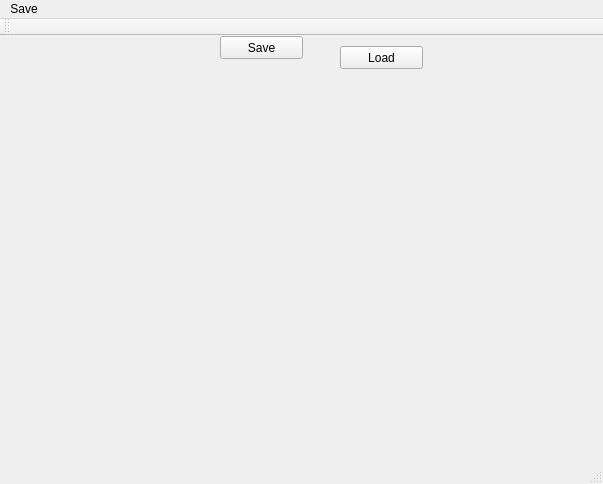
<?xml version="1.0" encoding="UTF-8"?>
<ui version="4.0">
 <class>MainWindow</class>
 <widget class="QMainWindow" name="MainWindow">
  <property name="geometry">
   <rect>
    <x>0</x>
    <y>0</y>
    <width>603</width>
    <height>484</height>
   </rect>
  </property>
  <property name="windowTitle">
   <string>MainWindow</string>
  </property>
  <widget class="CanvasWidget" name="canvas">
   <widget class="QPushButton" name="saveButton">
    <property name="geometry">
     <rect>
      <x>220</x>
      <y>0</y>
      <width>83</width>
      <height>23</height>
     </rect>
    </property>
    <property name="text">
     <string>Save</string>
    </property>
   </widget>
   <widget class="QPushButton" name="loadButton">
    <property name="geometry">
     <rect>
      <x>340</x>
      <y>10</y>
      <width>83</width>
      <height>23</height>
     </rect>
    </property>
    <property name="text">
     <string>Load</string>
    </property>
   </widget>
  </widget>
  <widget class="QMenuBar" name="menuBar">
   <property name="geometry">
    <rect>
     <x>0</x>
     <y>0</y>
     <width>603</width>
     <height>20</height>
    </rect>
   </property>
   <widget class="QMenu" name="save">
    <property name="title">
     <string>Save</string>
    </property>
   </widget>
   <addaction name="save"/>
  </widget>
  <widget class="QToolBar" name="mainToolBar">
   <attribute name="toolBarArea">
    <enum>TopToolBarArea</enum>
   </attribute>
   <attribute name="toolBarBreak">
    <bool>false</bool>
   </attribute>
  </widget>
  <widget class="QStatusBar" name="statusBar"/>
  <action name="saveSprite">
   <property name="text">
    <string>Save Sprite</string>
   </property>
  </action>
 </widget>
 <layoutdefault spacing="6" margin="11"/>
 <customwidgets>
  <customwidget>
   <class>CanvasWidget</class>
   <extends>QWidget</extends>
   <header location="global">canvaswidget.h</header>
   <container>1</container>
  </customwidget>
 </customwidgets>
 <resources/>
 <connections/>
</ui>
